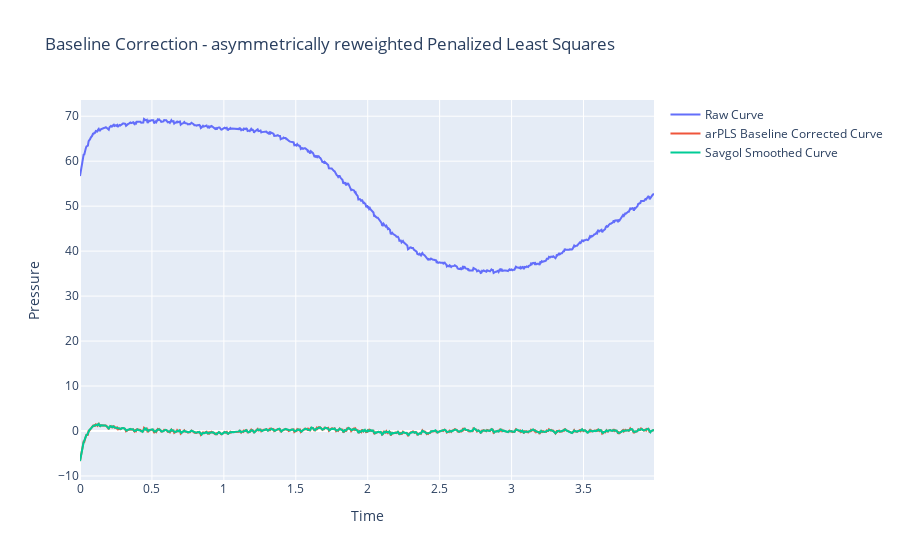

The notebook cell this image was saved under:
### Code cell
"""
Savitzky golay after arPLS. arPLS to remove baseline and savgol to smooth the corrected signal without peak distortion
"""
window_size = 7  # Must be odd
poly_order = 5  # Polynomial order
savgol_smoothed_vector = savgol_filter(baseline_corrected_vector, window_size, poly_order)
fig = go.Figure()
fig.add_trace(go.Scatter(x=time, y=pressure_vector, mode='lines', name='Raw Curve'))
fig.add_trace(go.Scatter(x=time, y=baseline_corrected_vector, mode='lines', name='arPLS Baseline Corrected Curve'))
fig.add_trace(go.Scatter(x=time, y=savgol_smoothed_vector, mode='lines', name='Savgol Smoothed Curve'))
fig.update_layout(title='Baseline Correction - asymmetrically reweighted Penalized Least Squares', xaxis_title='Time', yaxis_title='Pressure')
fig.show()
fig.write_image("dev/figures/fig_baseline_correction_arPLS.png", width=1100, height= 350, scale = 3)

### Figure 1 — Plotly figure (JSON) as saved in the notebook; plotly's stock layout.template omitted (floating-point values rounded to 4 significant figures; data arrays with more than 128 entries replaced by an {"elided": "..."} marker saying what was removed)
{"data": [{"mode": "lines", "name": "Raw Curve", "type": "scatter", "x": {"elided": "799 float values"}, "y": {"elided": "799 float values"}}, {"mode": "lines", "name": "arPLS Baseline Corrected Curve", "type": "scatter", "x": {"elided": "799 float values"}, "y": {"elided": "799 float values"}}, {"mode": "lines", "name": "Savgol Smoothed Curve", "type": "scatter", "x": {"elided": "799 float values"}, "y": {"elided": "799 float values"}}], "layout": {"title": {"text": "Baseline Correction - asymmetrically reweighted Penalized Least Squares"}, "xaxis": {"title": {"text": "Time"}}, "yaxis": {"title": {"text": "Pressure"}}}}
